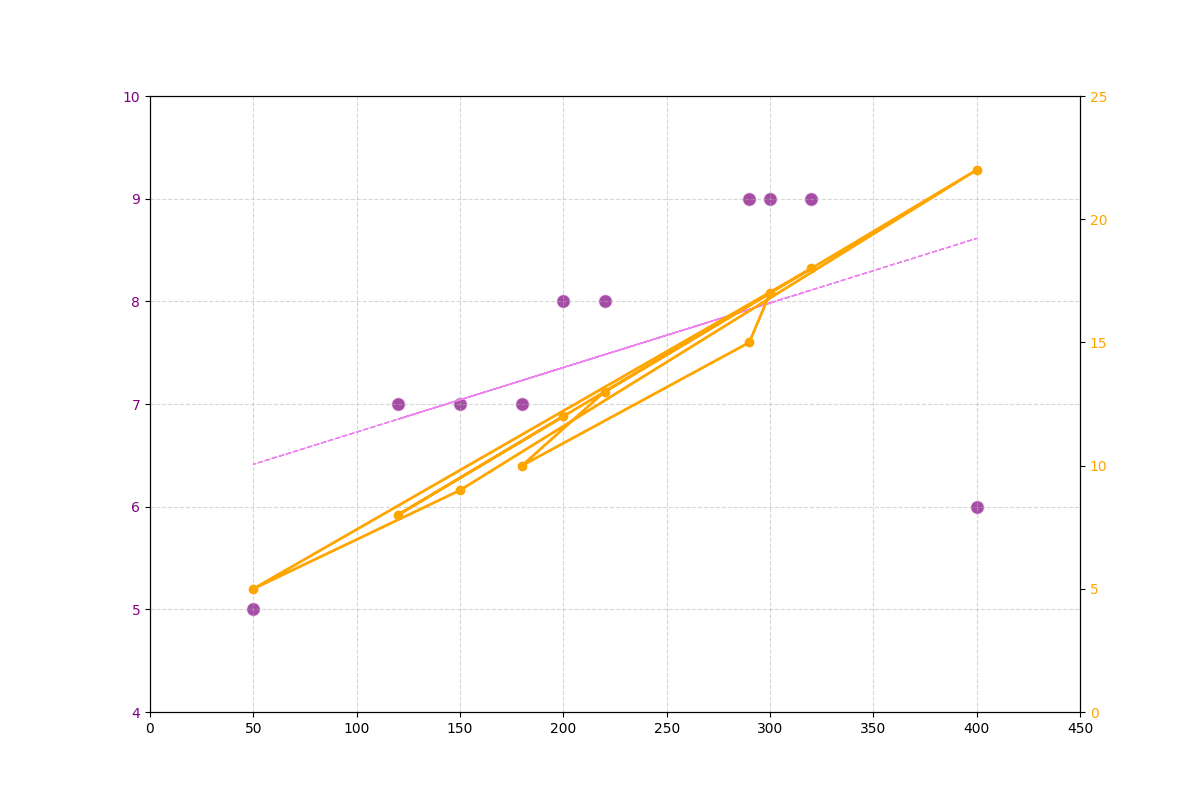

Recreate this plot in Python.
import matplotlib.pyplot as plt
import numpy as np

pages = np.array([320, 50, 150, 400, 220, 180, 290, 300, 120, 200])
ratings = np.array([9, 5, 7, 6, 8, 7, 9, 9, 7, 8])
reading_duration = np.array([18, 5, 9, 22, 13, 10, 15, 17, 8, 12])

fig, ax1 = plt.subplots(figsize=(12, 8))

# Scatter plot for number of pages vs satisfaction ratings
scatter = ax1.scatter(pages, ratings, color='purple', alpha=0.7, s=100, edgecolor='w')

# Adding trendline for number of pages vs satisfaction ratings
coef = np.polyfit(pages, ratings, 1)
poly1d_fn = np.poly1d(coef)
plt.plot(pages, poly1d_fn(pages), color='violet', linestyle='--', linewidth=1)

# Customize primary y-axis
ax1.tick_params(axis='y', labelcolor='purple')
ax1.set_xlim(0, 450)
ax1.set_ylim(4, 10)

# Create a secondary y-axis for average reading duration
ax2 = ax1.twinx()
ax2.plot(pages, reading_duration, color='orange', marker='o', linestyle='-', linewidth=2)
ax2.tick_params(axis='y', labelcolor='orange')
ax2.set_ylim(0, 25)

# Grid
ax1.grid(True, linestyle='--', alpha=0.5)

plt.show()
